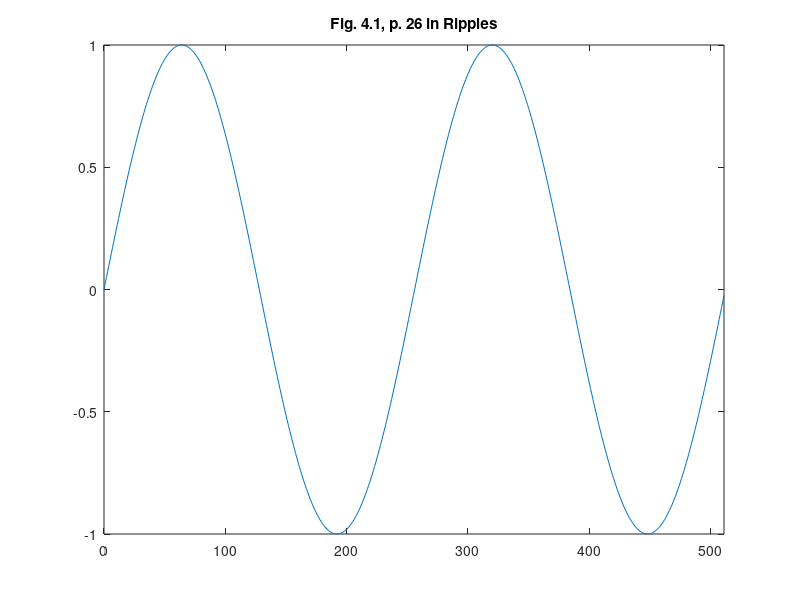
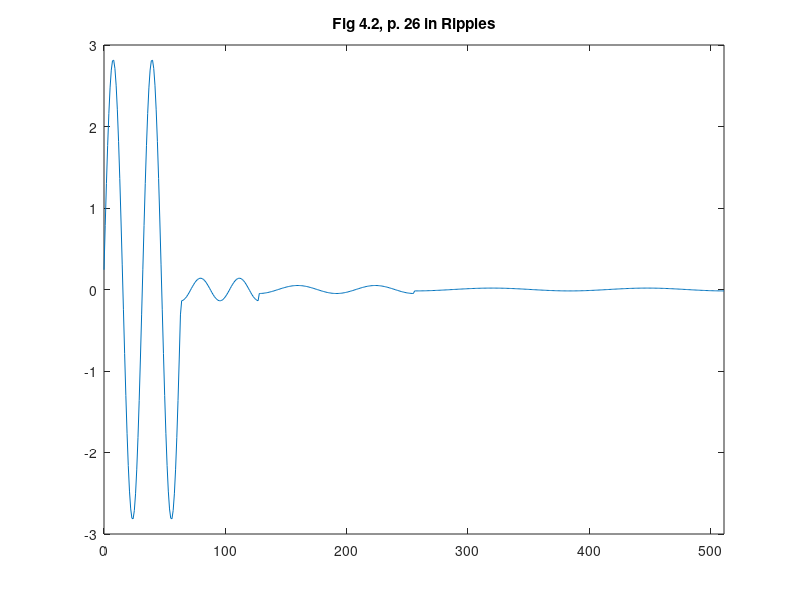
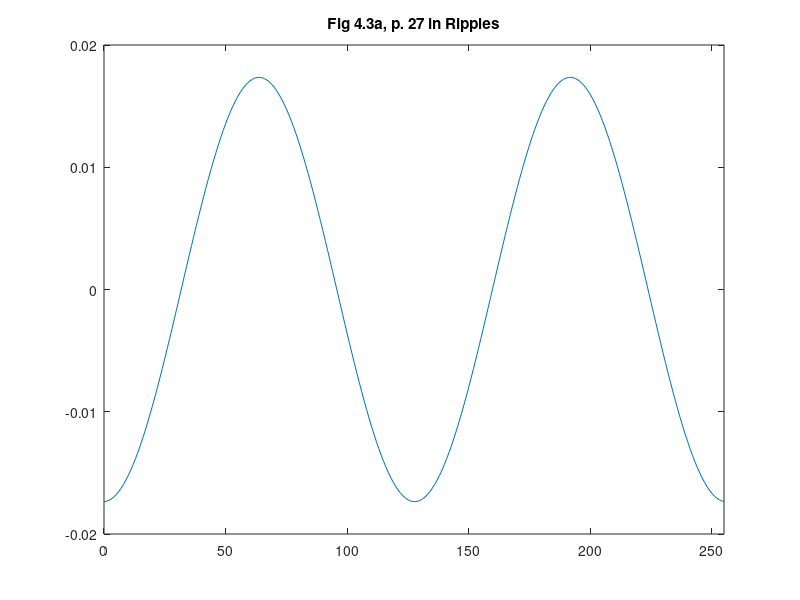
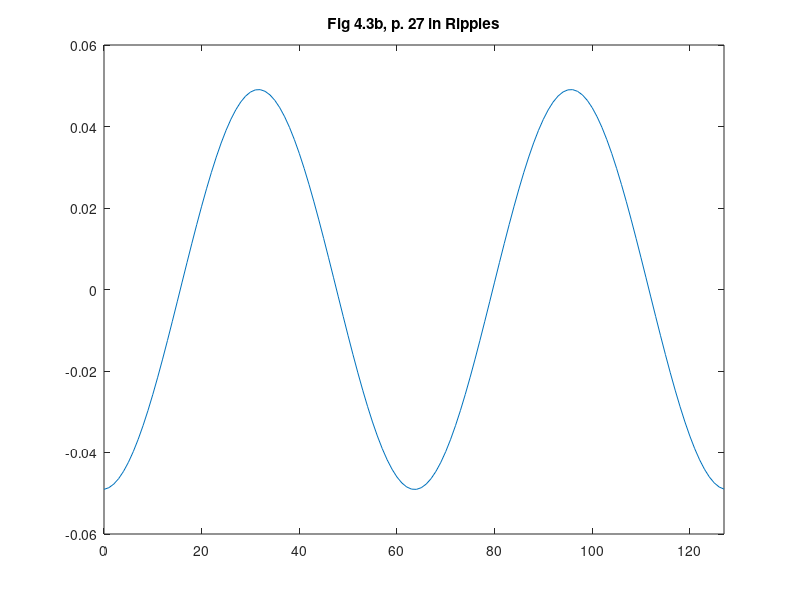

MATLAB code for these plots, in order:
%% The graph on p. 26 in Chapter 4 in "Ripples in Mathematics."
%% Author: Vladimir Kulyukin

t = [0:511];

y_fig41_p26 = sin(2*2*pi*t/512);

figure;
plot(t, y_fig41_p26);
xlim([0 511]);
title('Fig. 4.1, p. 26 in Ripples');

%% Fig. 4.2, p. 26 in "Ripples in Mathematics" computed in
%% ripplesTest02();

y_fig42_p26 = [
0.24228789181051738
0.7865275324466248
1.30054136110053
1.7645761145993404
2.1607991975997836
2.473983979226618
2.692094943957973
2.8067502097372614
2.8135436389999984
2.7122141640694157
2.506655819840873
2.2047680982046236
1.818152375002565
1.3616660756607568
0.8528517126624386
0.3112627366312535
-0.242287891810517
-0.7865275324466247
-1.3005413611005299
-1.7645761145993402
-2.1607991975997836
-2.473983979226618
-2.692094943957973
-2.8067502097372614
-2.8135436389999984
-2.712214164069416
-2.506655819840873
-2.2047680982046236
-1.8181523750025657
-1.3616660756607575
-0.8528517126624388
-0.3112627366312537
0.24228789181051652
0.7865275324466239
1.30054136110053
1.7645761145993402
2.1607991975997836
2.473983979226618
2.692094943957973
2.806750209737261
2.8135436389999984
2.7122141640694166
2.506655819840873
2.204768098204624
1.8181523750025657
1.3616660756607573
0.8528517126624395
0.31126273663125437
-0.24228789181051674
-0.7865275324466237
-1.3005413611005292
-1.7645761145993395
-2.1607991975997836
-2.473983979226618
-2.692094943957973
-2.806750209737261
-2.8135436389999984
-2.7122141640694166
-2.5066558198408737
-2.204768098204624
-1.8181523750025663
-1.3616660756607575
-0.8528517126624399
-0.3112627366312547
-0.1382205356729931
-0.13324253778085945
-0.12314410388508332
-0.10831331113701251
-0.08932009858475111
-0.06689436473516598
-0.041897917963600595
-0.015291357701316859
0.011902840861936378
0.03863961992605535
0.06389150006576436
0.08668806568871212
0.10615325756246972
0.12153903927953467
0.13225414387696569
0.13788679589418307
0.1382205356729931
0.13324253778085923
0.12314410388508332
0.10831331113701283
0.08932009858475126
0.06689436473516598
0.041897917963600435
0.015291357701316859
-0.01190284086193622
-0.03863961992605488
-0.06389150006576436
-0.08668806568871212
-0.10615325756247004
-0.12153903927953467
-0.13225414387696544
-0.13788679589418357
-0.13822053567299325
-0.13324253778085893
-0.12314410388508293
-0.10831331113701298
-0.08932009858475126
-0.06689436473516583
-0.041897917963600435
-0.015291357701317173
0.01190284086193622
0.03863961992605519
0.06389150006576451
0.08668806568871165
0.10615325756246989
0.121539039279535
0.13225414387696582
0.13788679589418265
0.13822053567299264
0.1332425377808602
0.12314410388508332
0.10831331113701204
0.08932009858475064
0.06689436473516598
0.041897917963600595
0.015291357701317015
-0.011902840861936378
-0.03863961992605519
-0.06389150006576436
-0.08668806568871165
-0.10615325756247004
-0.121539039279535
-0.13225414387696582
-0.13788679589418262
-0.04904550470208658
-0.04863227384344307
-0.047750687602582144
-0.046409236136927164
-0.04462083835740445
-0.042402717512268644
-0.03977623531780623
-0.036766686233331375
-0.033403053861714625
-0.029717731821442696
-0.025746211778365728
-0.02152674164155185
-0.017099957215016028
-0.012508490852711891
-0.00779656088565971
-0.0030095457752448364
0.0018064529061707722
0.006605054458592284
0.011340045725887418
0.015965826153743066
0.02043784694792932
0.02471304010354362
0.028750233173438902
0.0325105457813979
0.035957764061409686
0.03905868941699677
0.041783458241846774
0.04410582952266639
0.04600343755448325
0.04745800733461338
0.04845553056092583
0.048986400539449124
0.04904550470208663
0.048632273843442916
0.04775068760258195
0.046409236136927476
0.04462083835740461
0.04240271751226841
0.039776235317806385
0.03676668623333169
0.033403053861714625
0.029717731821443168
0.025746211778365415
0.02152674164155169
0.017099957215016184
0.012508490852712047
0.00779656088565971
0.0030095457752448364
-0.0018064529061707722
-0.006605054458592441
-0.011340045725887418
-0.01596582615374291
-0.02043784694792932
-0.02471304010354362
-0.028750233173438902
-0.03251054578139759
-0.03595776406140961
-0.0390586894169974
-0.0417834582418467
-0.044105829522666
-0.046003437554483446
-0.04745800733461342
-0.04845553056092601
-0.04898640053944869
-0.049045504702086413
-0.04863227384344382
-0.04775068760258195
-0.046409236136927046
-0.0446208383574043
-0.04240271751226841
-0.03977623531780647
-0.036766686233331375
-0.033403053861714625
-0.029717731821443168
-0.025746211778365415
-0.02152674164155185
-0.017099957215016184
-0.012508490852711891
-0.007796560885659553
-0.0030095457752448364
0.0018064529061707722
0.006605054458592441
0.011340045725887574
0.01596582615374275
0.020437846947929477
0.024713040103543936
0.028750233173438902
0.03251054578139759
0.03595776406141016
0.03905868941699685
0.04178345824184748
0.044105829522666076
0.04600343755448309
0.0474580073346142
0.048455530560925615
0.04898640053944869
0.0490455047020864
0.04863227384344295
0.04775068760258195
0.046409236136927046
0.04462083835740437
0.04240271751226935
0.03977623531780615
0.036766686233331375
0.033403053861714466
0.029717731821442696
0.025746211778366043
0.02152674164155169
0.017099957215015872
0.012508490852712205
0.007796560885659553
0.0030095457752446794
-0.0018064529061707722
-0.006605054458592284
-0.011340045725887574
-0.01596582615374291
-0.02043784694792932
-0.024713040103543936
-0.028750233173438902
-0.03251054578139759
-0.03595776406141016
-0.039058689416996695
-0.041783458241847406
-0.044105829522666076
-0.046003437554483134
-0.0474580073346142
-0.048455530560925594
-0.04898640053944869
-0.017353269107199996
-0.017321916522383546
-0.017248833923443972
-0.01713419737276341
-0.01697828303983344
-0.016781466535938518
-0.016544222009275723
-0.016267121002689743
-0.01595083107677686
-0.015596114201672194
-0.015203824921397496
-0.014774908295189326
-0.014310397620768977
-0.01381141194503726
-0.013279153368193254
-0.012714904147768758
-0.012120023609558276
-0.011495944872883619
-0.010844171398084385
-0.010166273364549937
-0.009463883888019765
-0.008738695086265102
-0.007992454002628522
-0.007226958397243124
-0.006444052416071981
-0.005645622148198233
-0.004833591082071319
-0.004009915471655274
-0.003176579623640764
-0.002335591117077376
-0.0014889759669394682
-6.387737432781892E-4
2.129673422805805E-4
0.001064195370858105
0.0019128596595747276
0.002756915701824673
0.0035943300926715572
0.004423085427499176
0.005241185162115423
0.006046658422602499
0.006837564753324707
0.007611998791656501
0.008368094858166473
0.009104031451204694
0.00981803563505819
0.010508387311108232
0.011173423361699932
0.011811541656736901
0.012421204913353977
0.013000944399365983
0.013549363471571175
0.014065140940389582
0.014547034252721722
0.014993882485369262
0.01540460914180061
0.015778224745524917
0.016113829223828053
0.016410614076126505
0.016667864321714947
0.016884960222220188
0.017061378774602554
0.017196694971116006
0.017290582823191777
0.017342816146770284
0.017353269107199934
0.017321916522383803
0.017248833923443913
0.017134197372763352
0.01697828303983336
0.016781466535938476
0.016544222009275644
0.016267121002689743
0.015950831076776823
0.015596114201672468
0.015203824921397416
0.014774908295189248
0.014310397620769135
0.01381141194503726
0.013279153368193254
0.01271490414776868
0.012120023609558198
0.01149594487288354
0.010844171398084307
0.010166273364549859
0.009463883888019843
0.00873869508626518
0.007992454002628444
0.007226958397243124
0.006444052416072216
0.005645622148198233
0.004833591082071398
0.004009915471655196
0.003176579623640764
0.002335591117077533
0.0014889759669393897
6.387737432781892E-4
-2.129673422805805E-4
-0.001064195370858105
-0.001912859659574649
-0.0027569157018245945
-0.0035943300926715572
-0.004423085427499097
-0.005241185162115344
-0.006046658422602421
-0.006837564753324707
-0.007611998791656344
-0.008368094858166473
-0.009104031451204773
-0.009818035635058111
-0.010508387311108624
-0.011173423361699854
-0.011811541656736901
-0.012421204913353977
-0.013000944399365747
-0.013549363471571175
-0.014065140940389582
-0.014547034252721644
-0.014993882485369262
-0.015404609141800573
-0.015778224745524917
-0.016113829223828643
-0.01641061407612619
-0.016667864321714947
-0.016884960222220188
-0.017061378774602242
-0.01719669497111664
-0.017290582823191777
-0.017342816146770287
-0.017353269107199937
-0.017321916522383487
-0.017248833923443924
-0.017134197372763352
-0.01697828303983336
-0.016781466535938438
-0.016544222009275644
-0.016267121002689705
-0.015950831076776823
-0.015596114201672194
-0.015203824921397416
-0.014774908295189248
-0.01431039762076882
-0.013811411945037731
-0.013279153368193254
-0.012714904147768758
-0.012120023609558198
-0.011495944872883619
-0.010844171398084385
-0.010166273364549859
-0.009463883888019765
-0.008738695086265102
-0.007992454002628444
-0.007226958397243045
-0.006444052416072216
-0.005645622148198233
-0.004833591082071398
-0.004009915471655274
-0.003176579623640764
-0.0023355911170774546
-0.0014889759669393897
-6.387737432781892E-4
2.129673422805805E-4
0.001064195370858105
0.001912859659574649
0.0027569157018247515
0.0035943300926717142
0.004423085427499333
0.005241185162115187
0.006046658422602185
0.006837564753324471
0.00761199879165603
0.00836809485816616
0.009104031451205008
0.009818035635058425
0.010508387311108624
0.011173423361700324
0.011811541656737293
0.01242120491335437
0.013000944399365277
0.013549363471570703
0.014065140940389034
0.014547034252721094
0.014993882485369812
0.015404609141801123
0.015778224745525503
0.016113829223828605
0.01641061407612678
0.016667864321715537
0.016884960222219577
0.01706137877460163
0.017196694971115385
0.01729058282319115
0.017342816146769663
0.017353269107200565
0.01732191652238411
0.01724883392344454
0.01713419737276398
0.016978283039833987
0.016781466535939066
0.016544222009275016
0.016267121002689115
0.015950831076776233
0.015596114201671644
0.015203824921396868
0.014774908295189798
0.01431039762076937
0.013811411945037731
0.013279153368193648
0.01271490414776923
0.012120023609557728
0.011495944872883149
0.010844171398083913
0.010166273364549467
0.00946388388801945
0.008738695086265494
0.00799245400262868
0.007226958397243359
0.006444052416072216
0.00564562214819839
0.004833591082071555
0.004009915471655117
0.003176579623640607
0.0023355911170772972
0.0014889759669393112
6.387737432781107E-4
-2.129673422805805E-4
-0.001064195370858105
-0.0019128596595747276
-0.0027569157018247515
-0.0035943300926717142
-0.004423085427499333
-0.005241185162115187
-0.006046658422602185
-0.006837564753324471
-0.00761199879165603
-0.008368094858166081
-0.009104031451205087
-0.009818035635058425
-0.010508387311108546
-0.011173423361700246
-0.011811541656737371
-0.012421204913354448
-0.013000944399365277
-0.01354936347157078
-0.014065140940389034
-0.014547034252721094
-0.014993882485369812
-0.015404609141801123
-0.015778224745525503
-0.016113829223828605
-0.01641061407612678
-0.016667864321715537
-0.016884960222219556
-0.01706137877460163
-0.017196694971115395
-0.01729058282319115
-0.017342816146769656
];

figure;
plot(t, y_fig42_p26);
title("Fig 4.2, p. 26 in Ripples");
xlim([0 511]);

y_fig43a_p27 = [
-0.017353269107199996
-0.017321916522383546
-0.017248833923443972
-0.01713419737276341
-0.01697828303983344
-0.016781466535938518
-0.016544222009275723
-0.016267121002689743
-0.01595083107677686
-0.015596114201672194
-0.015203824921397496
-0.014774908295189326
-0.014310397620768977
-0.01381141194503726
-0.013279153368193254
-0.012714904147768758
-0.012120023609558276
-0.011495944872883619
-0.010844171398084385
-0.010166273364549937
-0.009463883888019765
-0.008738695086265102
-0.007992454002628522
-0.007226958397243124
-0.006444052416071981
-0.005645622148198233
-0.004833591082071319
-0.004009915471655274
-0.003176579623640764
-0.002335591117077376
-0.0014889759669394682
-6.387737432781892E-4
2.129673422805805E-4
0.001064195370858105
0.0019128596595747276
0.002756915701824673
0.0035943300926715572
0.004423085427499176
0.005241185162115423
0.006046658422602499
0.006837564753324707
0.007611998791656501
0.008368094858166473
0.009104031451204694
0.00981803563505819
0.010508387311108232
0.011173423361699932
0.011811541656736901
0.012421204913353977
0.013000944399365983
0.013549363471571175
0.014065140940389582
0.014547034252721722
0.014993882485369262
0.01540460914180061
0.015778224745524917
0.016113829223828053
0.016410614076126505
0.016667864321714947
0.016884960222220188
0.017061378774602554
0.017196694971116006
0.017290582823191777
0.017342816146770284
0.017353269107199934
0.017321916522383803
0.017248833923443913
0.017134197372763352
0.01697828303983336
0.016781466535938476
0.016544222009275644
0.016267121002689743
0.015950831076776823
0.015596114201672468
0.015203824921397416
0.014774908295189248
0.014310397620769135
0.01381141194503726
0.013279153368193254
0.01271490414776868
0.012120023609558198
0.01149594487288354
0.010844171398084307
0.010166273364549859
0.009463883888019843
0.00873869508626518
0.007992454002628444
0.007226958397243124
0.006444052416072216
0.005645622148198233
0.004833591082071398
0.004009915471655196
0.003176579623640764
0.002335591117077533
0.0014889759669393897
6.387737432781892E-4
-2.129673422805805E-4
-0.001064195370858105
-0.001912859659574649
-0.0027569157018245945
-0.0035943300926715572
-0.004423085427499097
-0.005241185162115344
-0.006046658422602421
-0.006837564753324707
-0.007611998791656344
-0.008368094858166473
-0.009104031451204773
-0.009818035635058111
-0.010508387311108624
-0.011173423361699854
-0.011811541656736901
-0.012421204913353977
-0.013000944399365747
-0.013549363471571175
-0.014065140940389582
-0.014547034252721644
-0.014993882485369262
-0.015404609141800573
-0.015778224745524917
-0.016113829223828643
-0.01641061407612619
-0.016667864321714947
-0.016884960222220188
-0.017061378774602242
-0.01719669497111664
-0.017290582823191777
-0.017342816146770287
-0.017353269107199937
-0.017321916522383487
-0.017248833923443924
-0.017134197372763352
-0.01697828303983336
-0.016781466535938438
-0.016544222009275644
-0.016267121002689705
-0.015950831076776823
-0.015596114201672194
-0.015203824921397416
-0.014774908295189248
-0.01431039762076882
-0.013811411945037731
-0.013279153368193254
-0.012714904147768758
-0.012120023609558198
-0.011495944872883619
-0.010844171398084385
-0.010166273364549859
-0.009463883888019765
-0.008738695086265102
-0.007992454002628444
-0.007226958397243045
-0.006444052416072216
-0.005645622148198233
-0.004833591082071398
-0.004009915471655274
-0.003176579623640764
-0.0023355911170774546
-0.0014889759669393897
-6.387737432781892E-4
2.129673422805805E-4
0.001064195370858105
0.001912859659574649
0.0027569157018247515
0.0035943300926717142
0.004423085427499333
0.005241185162115187
0.006046658422602185
0.006837564753324471
0.00761199879165603
0.00836809485816616
0.009104031451205008
0.009818035635058425
0.010508387311108624
0.011173423361700324
0.011811541656737293
0.01242120491335437
0.013000944399365277
0.013549363471570703
0.014065140940389034
0.014547034252721094
0.014993882485369812
0.015404609141801123
0.015778224745525503
0.016113829223828605
0.01641061407612678
0.016667864321715537
0.016884960222219577
0.01706137877460163
0.017196694971115385
0.01729058282319115
0.017342816146769663
0.017353269107200565
0.01732191652238411
0.01724883392344454
0.01713419737276398
0.016978283039833987
0.016781466535939066
0.016544222009275016
0.016267121002689115
0.015950831076776233
0.015596114201671644
0.015203824921396868
0.014774908295189798
0.01431039762076937
0.013811411945037731
0.013279153368193648
0.01271490414776923
0.012120023609557728
0.011495944872883149
0.010844171398083913
0.010166273364549467
0.00946388388801945
0.008738695086265494
0.00799245400262868
0.007226958397243359
0.006444052416072216
0.00564562214819839
0.004833591082071555
0.004009915471655117
0.003176579623640607
0.0023355911170772972
0.0014889759669393112
6.387737432781107E-4
-2.129673422805805E-4
-0.001064195370858105
-0.0019128596595747276
-0.0027569157018247515
-0.0035943300926717142
-0.004423085427499333
-0.005241185162115187
-0.006046658422602185
-0.006837564753324471
-0.00761199879165603
-0.008368094858166081
-0.009104031451205087
-0.009818035635058425
-0.010508387311108546
-0.011173423361700246
-0.011811541656737371
-0.012421204913354448
-0.013000944399365277
-0.01354936347157078
-0.014065140940389034
-0.014547034252721094
-0.014993882485369812
-0.015404609141801123
-0.015778224745525503
-0.016113829223828605
-0.01641061407612678
-0.016667864321715537
-0.016884960222219556
-0.01706137877460163
-0.017196694971115395
-0.01729058282319115
-0.017342816146769656
];


figure;
plot(0:1:255, y_fig43a_p27);
title("Fig 4.3a, p. 27 in Ripples");
xlim([0 255]);

y_fig43b_p27 = [
-0.04904550470208658
-0.04863227384344307
-0.047750687602582144
-0.046409236136927164
-0.04462083835740445
-0.042402717512268644
-0.03977623531780623
-0.036766686233331375
-0.033403053861714625
-0.029717731821442696
-0.025746211778365728
-0.02152674164155185
-0.017099957215016028
-0.012508490852711891
-0.00779656088565971
-0.0030095457752448364
0.0018064529061707722
0.006605054458592284
0.011340045725887418
0.015965826153743066
0.02043784694792932
0.02471304010354362
0.028750233173438902
0.0325105457813979
0.035957764061409686
0.03905868941699677
0.041783458241846774
0.04410582952266639
0.04600343755448325
0.04745800733461338
0.04845553056092583
0.048986400539449124
0.04904550470208663
0.048632273843442916
0.04775068760258195
0.046409236136927476
0.04462083835740461
0.04240271751226841
0.039776235317806385
0.03676668623333169
0.033403053861714625
0.029717731821443168
0.025746211778365415
0.02152674164155169
0.017099957215016184
0.012508490852712047
0.00779656088565971
0.0030095457752448364
-0.0018064529061707722
-0.006605054458592441
-0.011340045725887418
-0.01596582615374291
-0.02043784694792932
-0.02471304010354362
-0.028750233173438902
-0.03251054578139759
-0.03595776406140961
-0.0390586894169974
-0.0417834582418467
-0.044105829522666
-0.046003437554483446
-0.04745800733461342
-0.04845553056092601
-0.04898640053944869
-0.049045504702086413
-0.04863227384344382
-0.04775068760258195
-0.046409236136927046
-0.0446208383574043
-0.04240271751226841
-0.03977623531780647
-0.036766686233331375
-0.033403053861714625
-0.029717731821443168
-0.025746211778365415
-0.02152674164155185
-0.017099957215016184
-0.012508490852711891
-0.007796560885659553
-0.0030095457752448364
0.0018064529061707722
0.006605054458592441
0.011340045725887574
0.01596582615374275
0.020437846947929477
0.024713040103543936
0.028750233173438902
0.03251054578139759
0.03595776406141016
0.03905868941699685
0.04178345824184748
0.044105829522666076
0.04600343755448309
0.0474580073346142
0.048455530560925615
0.04898640053944869
0.0490455047020864
0.04863227384344295
0.04775068760258195
0.046409236136927046
0.04462083835740437
0.04240271751226935
0.03977623531780615
0.036766686233331375
0.033403053861714466
0.029717731821442696
0.025746211778366043
0.02152674164155169
0.017099957215015872
0.012508490852712205
0.007796560885659553
0.0030095457752446794
-0.0018064529061707722
-0.006605054458592284
-0.011340045725887574
-0.01596582615374291
-0.02043784694792932
-0.024713040103543936
-0.028750233173438902
-0.03251054578139759
-0.03595776406141016
-0.039058689416996695
-0.041783458241847406
-0.044105829522666076
-0.046003437554483134
-0.0474580073346142
-0.048455530560925594
-0.04898640053944869
];

figure;
plot(0:1:127, y_fig43b_p27);
title("Fig 4.3b, p. 27 in Ripples");
xlim([0 127]);

y_fig43c_p27 = [
-0.1382205356729931
-0.13324253778085945
-0.12314410388508332
-0.10831331113701251
-0.08932009858475111
-0.06689436473516598
-0.041897917963600595
-0.015291357701316859
0.011902840861936378
0.03863961992605535
0.06389150006576436
0.08668806568871212
0.10615325756246972
0.12153903927953467
0.13225414387696569
0.13788679589418307
0.1382205356729931
0.13324253778085923
0.12314410388508332
0.10831331113701283
0.08932009858475126
0.06689436473516598
0.041897917963600435
0.015291357701316859
-0.01190284086193622
-0.03863961992605488
-0.06389150006576436
-0.08668806568871212
-0.10615325756247004
-0.12153903927953467
-0.13225414387696544
-0.13788679589418357
-0.13822053567299325
-0.13324253778085893
-0.12314410388508293
-0.10831331113701298
-0.08932009858475126
-0.06689436473516583
-0.041897917963600435
-0.015291357701317173
0.01190284086193622
0.03863961992605519
0.06389150006576451
0.08668806568871165
0.10615325756246989
0.121539039279535
0.13225414387696582
0.13788679589418265
0.13822053567299264
0.1332425377808602
0.12314410388508332
0.10831331113701204
0.08932009858475064
0.06689436473516598
0.041897917963600595
0.015291357701317015
-0.011902840861936378
-0.03863961992605519
-0.06389150006576436
-0.08668806568871165
-0.10615325756247004
-0.121539039279535
-0.13225414387696582
-0.13788679589418262
];

figure;
plot(0:1:63, y_fig43c_p27);
title("Fig 4.3c, p. 27 in Ripples");
xlim([0 63]);

y_fig43d_p27 = [
0.24228789181051738
0.7865275324466248
1.30054136110053
1.7645761145993404
2.1607991975997836
2.473983979226618
2.692094943957973
2.8067502097372614
2.8135436389999984
2.7122141640694157
2.506655819840873
2.2047680982046236
1.818152375002565
1.3616660756607568
0.8528517126624386
0.3112627366312535
-0.242287891810517
-0.7865275324466247
-1.3005413611005299
-1.7645761145993402
-2.1607991975997836
-2.473983979226618
-2.692094943957973
-2.8067502097372614
-2.8135436389999984
-2.712214164069416
-2.506655819840873
-2.2047680982046236
-1.8181523750025657
-1.3616660756607575
-0.8528517126624388
-0.3112627366312537
0.24228789181051652
0.7865275324466239
1.30054136110053
1.7645761145993402
2.1607991975997836
2.473983979226618
2.692094943957973
2.806750209737261
2.8135436389999984
2.7122141640694166
2.506655819840873
2.204768098204624
1.8181523750025657
1.3616660756607573
0.8528517126624395
0.31126273663125437
-0.24228789181051674
-0.7865275324466237
-1.3005413611005292
-1.7645761145993395
-2.1607991975997836
-2.473983979226618
-2.692094943957973
-2.806750209737261
-2.8135436389999984
-2.7122141640694166
-2.5066558198408737
-2.204768098204624
-1.8181523750025663
-1.3616660756607575
-0.8528517126624399
-0.3112627366312547
];

figure;
plot(0:1:63, y_fig43d_p27);
title("Fig 4.3d, p. 27 in Ripples");
xlim([0 63]);
